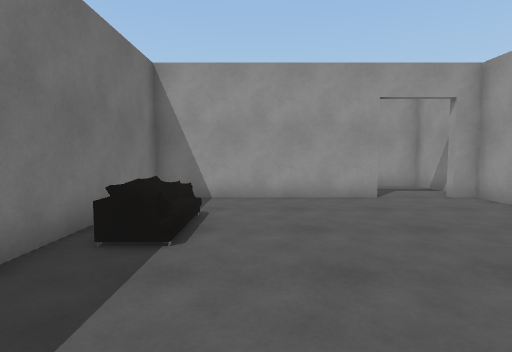
[1] (above)

12 first-person views from a walk through a Unity game level. The camera is 1.3 m above the floor, tilts 4° down and sees 80° across. The floor is counted in squares, 1 m on a side. Each view is taken from the middle of a square. On the plan, view 1 faces up. The plan holds only what a view shows up to about 14 squares ahead; the rest is blank. The player is left out. Some animated figures are not drawn. Some surface patterns are stand-ins.

[2]
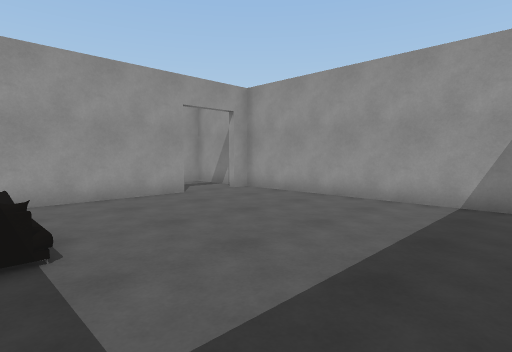

[3]
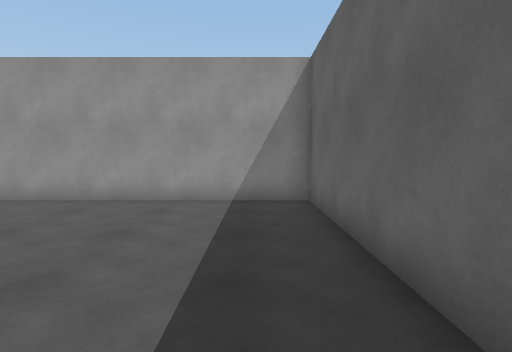

[4]
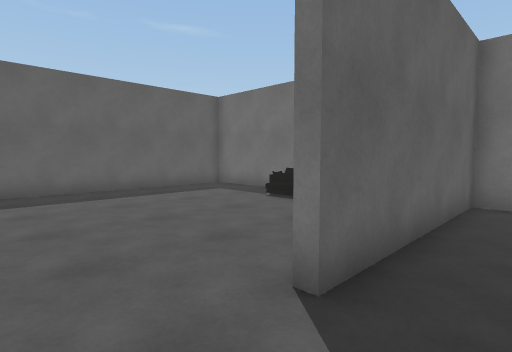

[5]
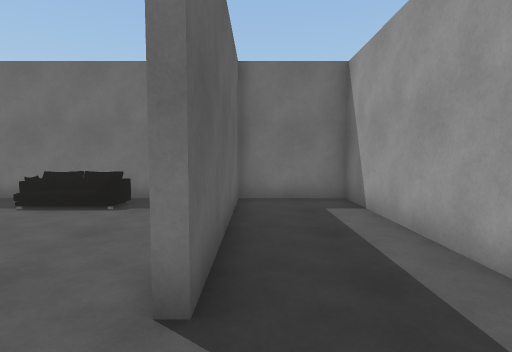

[6]
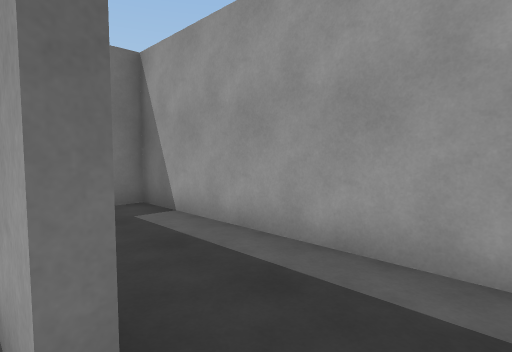

[7]
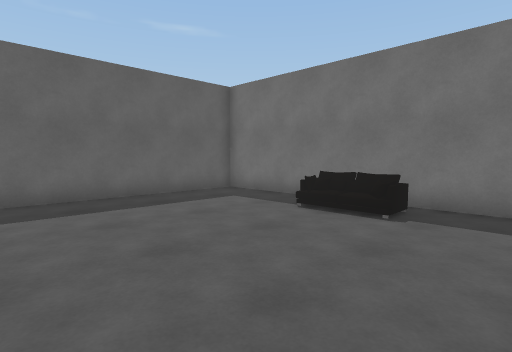

[8]
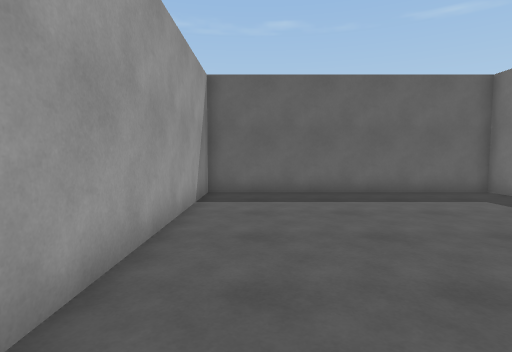

[9]
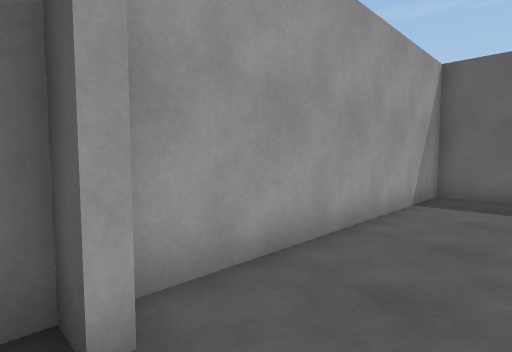

[10]
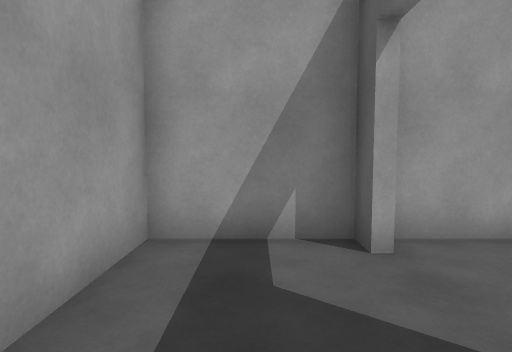

[11]
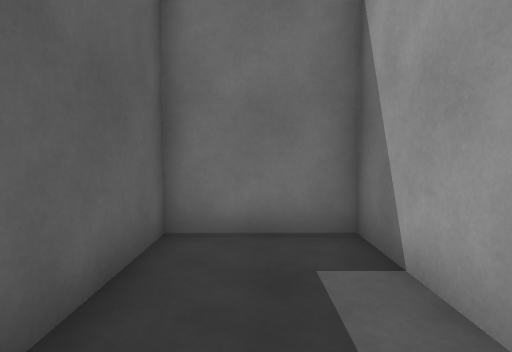

[12]
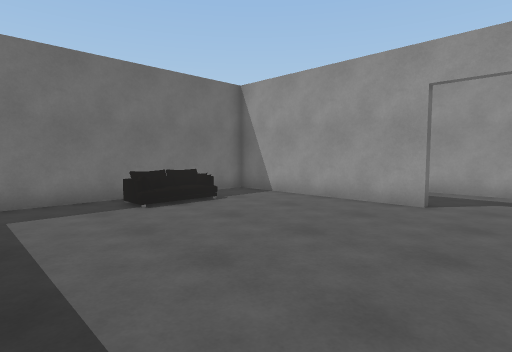

### Floor plan
Points are (right, up) in squares from view 1. A wall is a line through its corners. A room is listed if a view was taken in it or the views show most of it. See-through windows are left out.
Room 1 (views 1, 2, 3, 12)
walls: (3.8, 9.2) (-3, 9.2) (-3, -0.5) (6.7, -0.5) (6.7, 9.2) (5.9, 9.2)
ways out: opening at (4.5, 9) to room 2
Room 2 (views 4, 5, 6, 7, 8, 9, 10, 11)
walls: (5.9, 9.5) (6.7, 9.5) (6.7, 12.7) (-3, 12.7) (-3, 9.5) (3.8, 9.5)
ways out: opening at (4.5, 9) to room 1

Where each view was taken, in squares from view 1:
view 1: 0 up, 0 right, facing up
view 2: 0 up, 2 left, facing up-right
view 3: 1 up, 2 left, facing right
view 4: 11 up, 6 right, facing down-left
view 5: 10 up, 6 right, facing left
view 6: 9 up, 5 right, facing up-left
view 7: 9 up, 5 right, facing down-left
view 8: 10 up, 5 right, facing down
view 9: 10 up, 4 right, facing down-right
view 10: 11 up, 2 right, facing right
view 11: 11 up, 2 right, facing left
view 12: 1 up, 6 right, facing up-left
